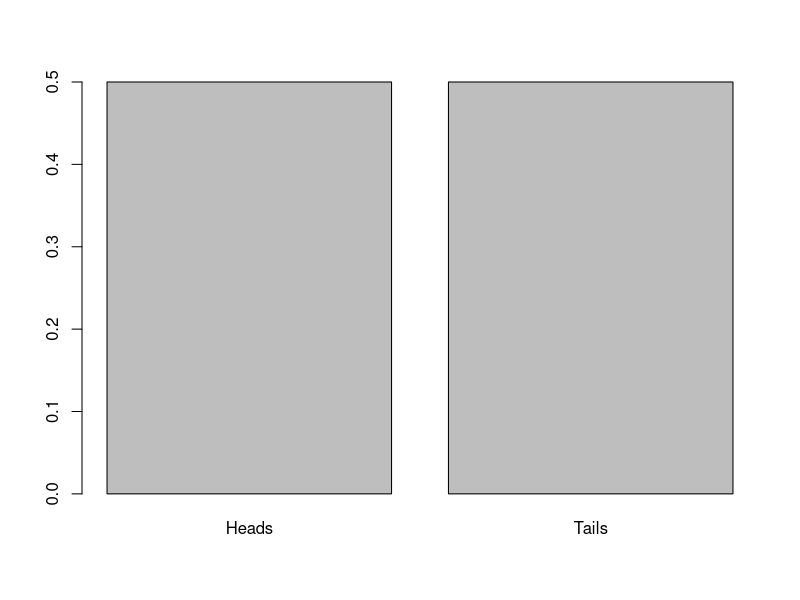
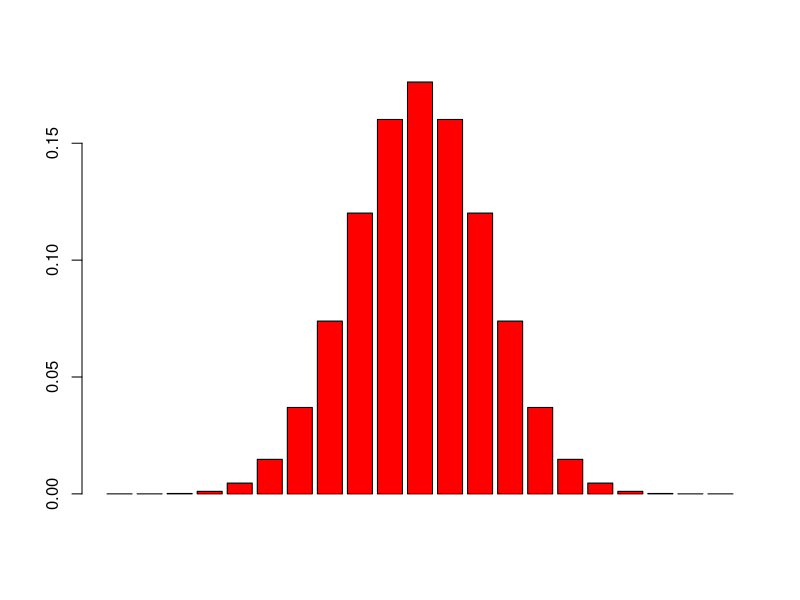

Write the R code that produced these figures, in order. (Note: this script raises an error after producing the figures.)
# <<<INTRO>>>

# long-storage integer vector:
vector <- c(4L, 7L, 1L, 2L)
vector * 4
length(vector)
class(vector)

#basic operations
10L + 66L 
53.2 - 4  
2.0 * 2L  
3L / 4    
3 %% 2    

(4 * c(1,2,3) - 2) / 2
c(1,2,3,1,2,3) * c(1,2) #???

#built-in character vectors
letters
month.abb

#logic
TRUE | FALSE
TRUE & FALSE 

c('Z', 'a', 'r', 'i', 'f') == "Z"

#for loops
for (i in 1:10) {
  print(i^2)
}
#while loops
a <- 10
while (a > 4) {
  print(a)
  a <- a - 1
}
# if/else
if (5 > 1) {
  print("5 > 1")
} else {
  print("5 < 1")
}

# functions
fun <- function(x) {
  return(x^2)
}
fun(5)

vec2 <- c(4, 7, 1, 2)
which(vec2 %% 2 == 0) 

vec2[1]      
letters[18] 
LETTERS[13] 
month.name[9] 

# grab just the first or last few entries in the vector
head(vec2, 1)
tail(vec2, 2)
# or figure out if a certain value is in the vector
any(vec2 == 7) 
# If an index "goes over" you'll get NA:
vec2[6]  

# built-in functions 
mean(vec2)   
var(vec2)    
sd(vec2)     
max(vec2)    
min(vec2)  
sum(vec2)    

seq(from=0, to=3133, by=133)


# <<< Distributions >>>


#Bernoulli

barplot(c(0.5,0.5), names.arg = c("Heads", "Tails"),col = "gray")

#Binomial

barplot(dbinom(0:20, size=20, prob=0.5),col = "red")

#Geomeetric

#generate 100 random samplings where the probability of success on any given trial is 1/2
sample <- rgeom(100, 1/2)
summary(sample)
sd(sample)
hist(sample, breaks=seq(-0.5,6.5, 1), col='light grey', border='grey', xlab="")

barplot(dgeom(0:100,0.5),col = "red") # probability mass function
plot(pgeom(0:100,0.5)) # cumulative distribution function

#Poisson

#generate 100 random samplings and 3 is lambda
samplep <- rpois(100, 3) 
summary(samplep)
sd(samplep)
hist(samplep, breaks=seq(-0.5,14.5, 1), col='light grey', border='grey', xlab="")

barplot(dpois(0:100, 3),col = "red")
hist(rpois(n = 10000, lambda = 5), col = "thistle")

#Hypergeometric

# dhyper(num of white balls drawn, numb of white balls, num of black balls, num drawn)
dhyper(2,10,10,4) 
barplot(dhyper(0:5,10,90,5),col = "red")

